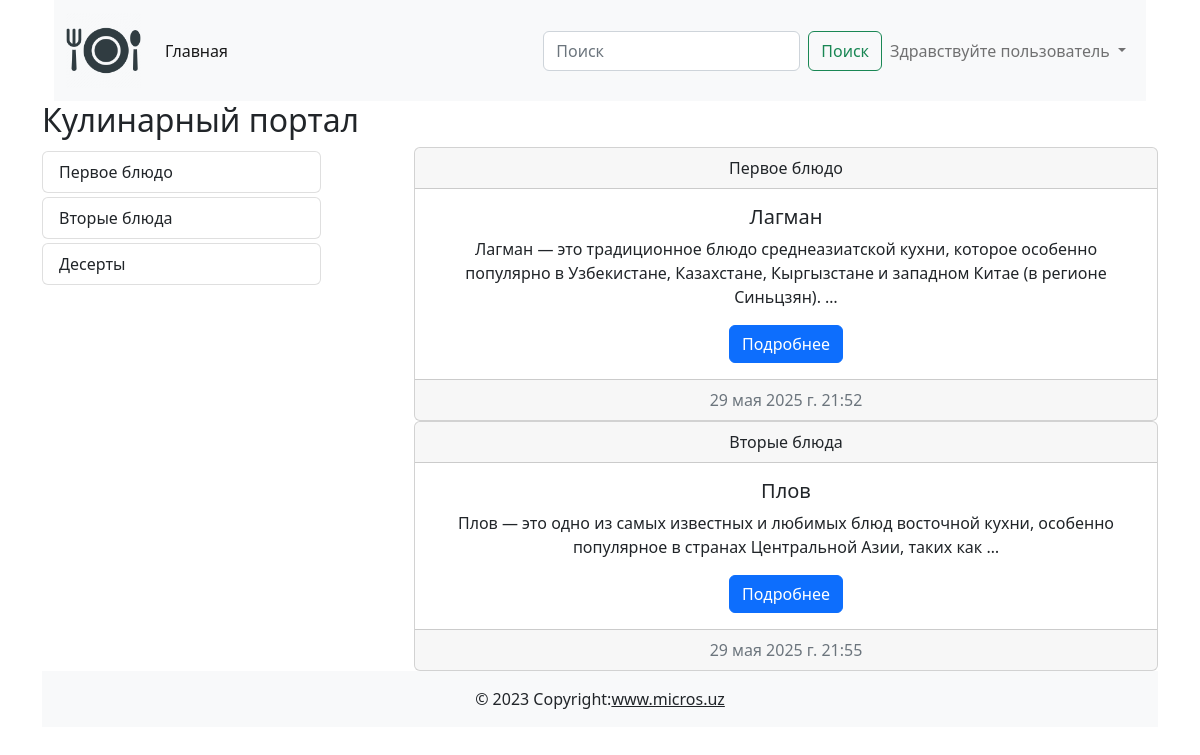
Before: / with the older database file.
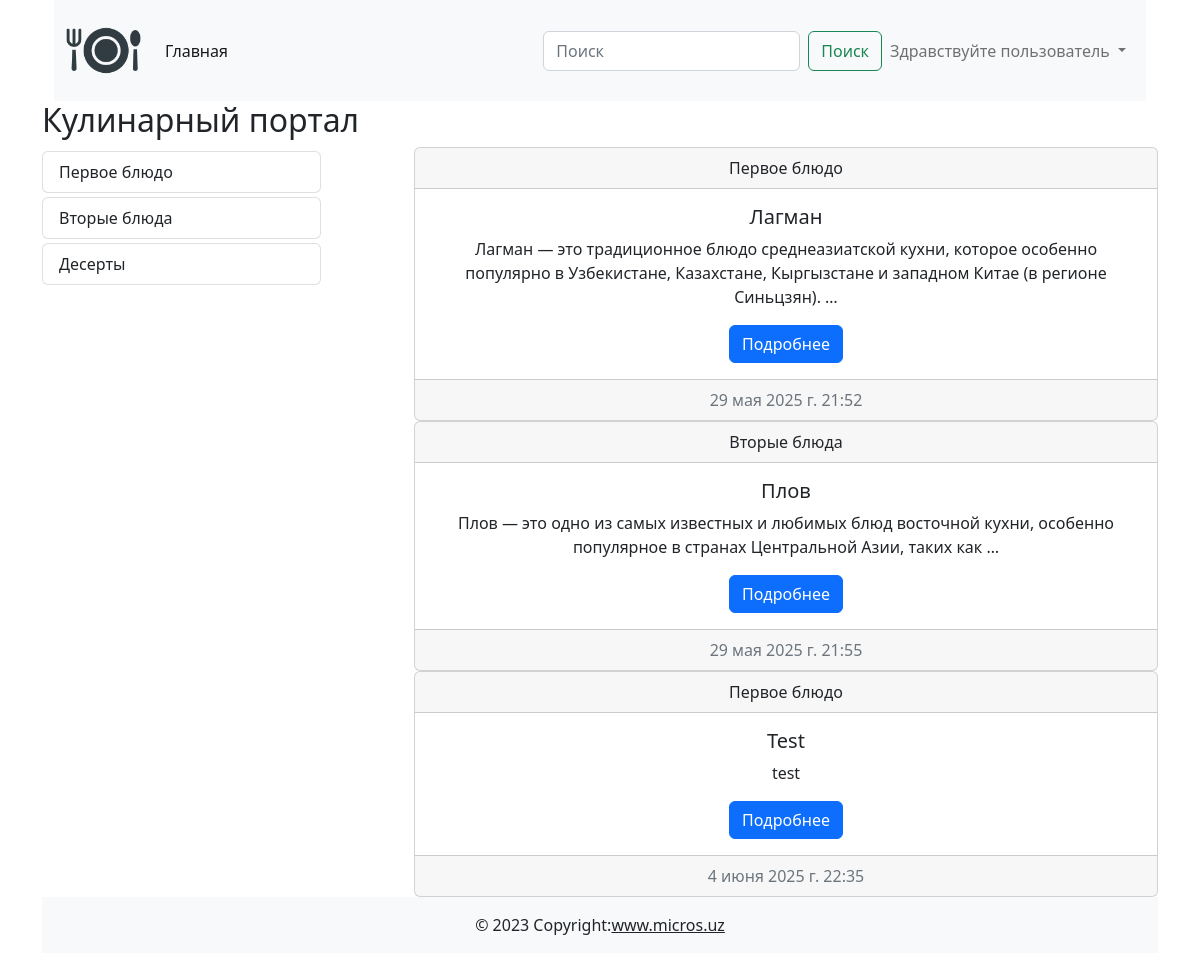
After: the same page with the newer database file.
### cooking/models.py (models this page shows)
class Category(models.Model):
    title = models.CharField(max_length=255, verbose_name='Название категории')
    def __str__(self):
        return self.title
    class Meta:
        verbose_name = 'Категория'
        verbose_name_plural = 'Категории'
    def get_absolute_url(self):
        return reverse('category_list', kwargs={'pk': self.pk})

class Posts(models.Model):
    title = models.CharField(max_length=255, verbose_name='Заголовок статьи')
    content = models.TextField(default='Скоро тут будет статья...', verbose_name='Текст статьи')
    created_at = models.DateTimeField(auto_now_add=True, verbose_name='Дата создания')
    updated_at = models.DateTimeField(auto_now=True, verbose_name='Дата обновления')
    photo = models.ImageField(upload_to='photos/', blank=True, null=True, verbose_name='Изображения')
    watched = models.IntegerField(default=0, verbose_name='Количество просмотров')
    is_published = models.BooleanField(default=True, verbose_name='Опубликовано')
    category = models.ForeignKey(Category, on_delete=models.CASCADE, verbose_name='Категория')
    def __str__(self):
        return self.title
    class Meta:
        verbose_name = 'Пост'
        verbose_name_plural = 'Посты'
    def get_absolute_url(self):
        return reverse('post_detail', kwargs={'pk': self.pk})

### cooking/views.py (the view)
# urls.py: path('', index, name='index'),
def index(request):
    posts = Posts.objects.all()
    context = {
        'title': 'Главная страница',
        'posts': posts,
    }
    return render(request, 'cooking/index.html', context)

### cooking/templatetags/blog_tags.py (called while the page is built)
@register.simple_tag()
def get_category_names():
    return Category.objects.all()

### cooking/templates/cooking/index.html
{% extends 'base.html'%}
{% load blog_tags %}
{% block main %}
<h2>Кулинарный портал</h2>
<div class="d-flex justify-content-between">
    <div class="col-3">
        {% get_category_names as categories %}
        {% for category in categories %}
        {% include 'cooking/components/_category_buttons.html' %}
        {% endfor %}
    </div>
    <div class="col-8">
        {% for post in posts %}
        {% include 'cooking/components/_post_list.html' %}
        {% endfor %}
    </div>
</div>
{% endblock main %}

### cooking/templates/cooking/components/_category_buttons.html
<div class="list-group">
        <a href="{{ category.get_absolute_url }}" class="list-group-item list-group-item-action mt-1">{{ category }}</a>
</div>

### cooking/templates/cooking/components/_post_list.html
<div class="card text-center">
    <div class="card-header">{{ post.category }}</div>
    <div class="card-body"><h5 class="card-title">{{ post }}</h5>
        <p class="card-text">{{ post.content | truncatewords:20 }}</p><a href="{{ post.get_absolute_url  }}" class="btn btn-primary">Подробнее</a>
    </div>
    <div class="card-footer text-muted">{{ post.created_at }}</div>
</div>

Changed rows visible on the page:
added Posts: category "Первое блюдо", title "Test", content "test", created_at "4 июня 2025 г. 22:35"
